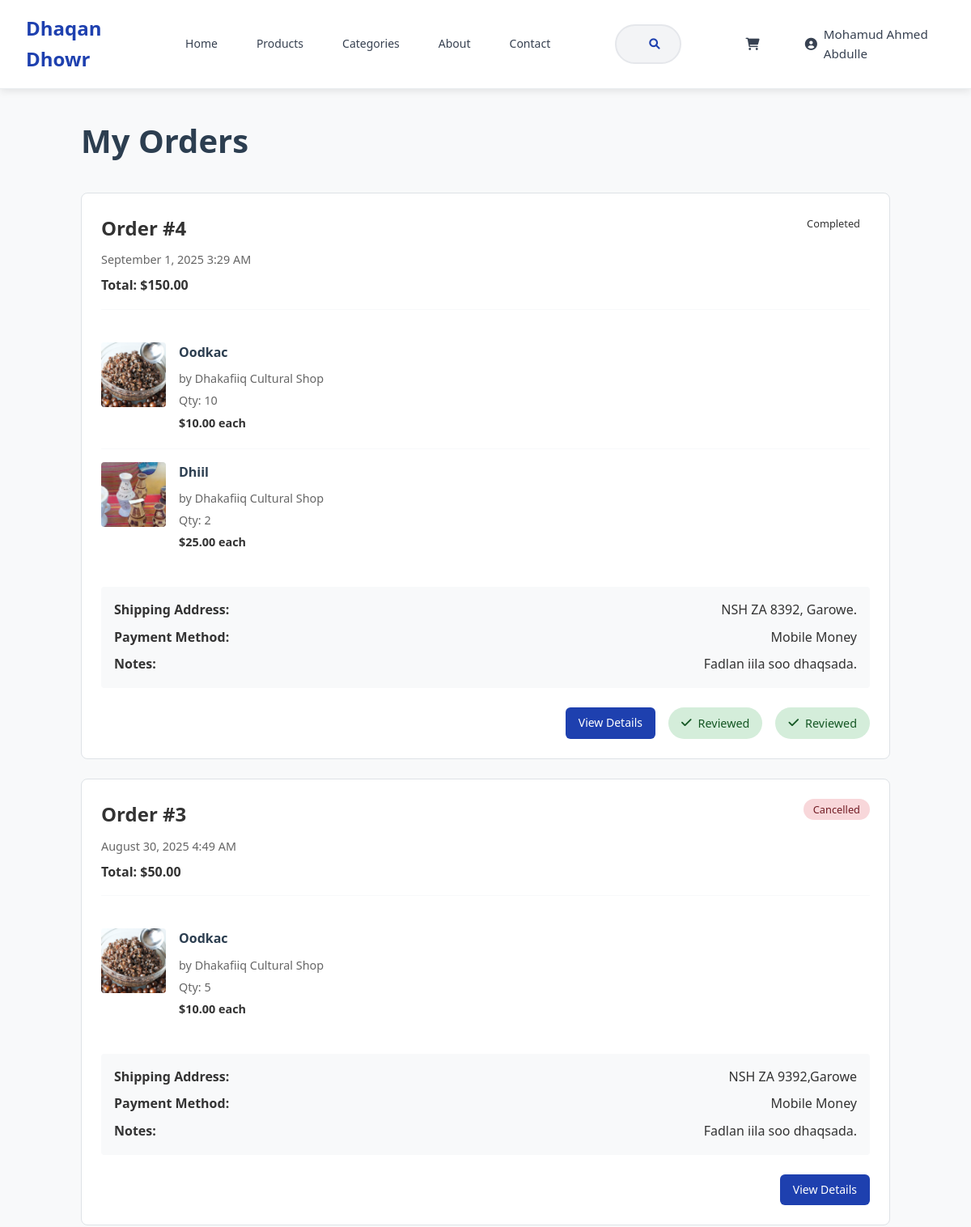
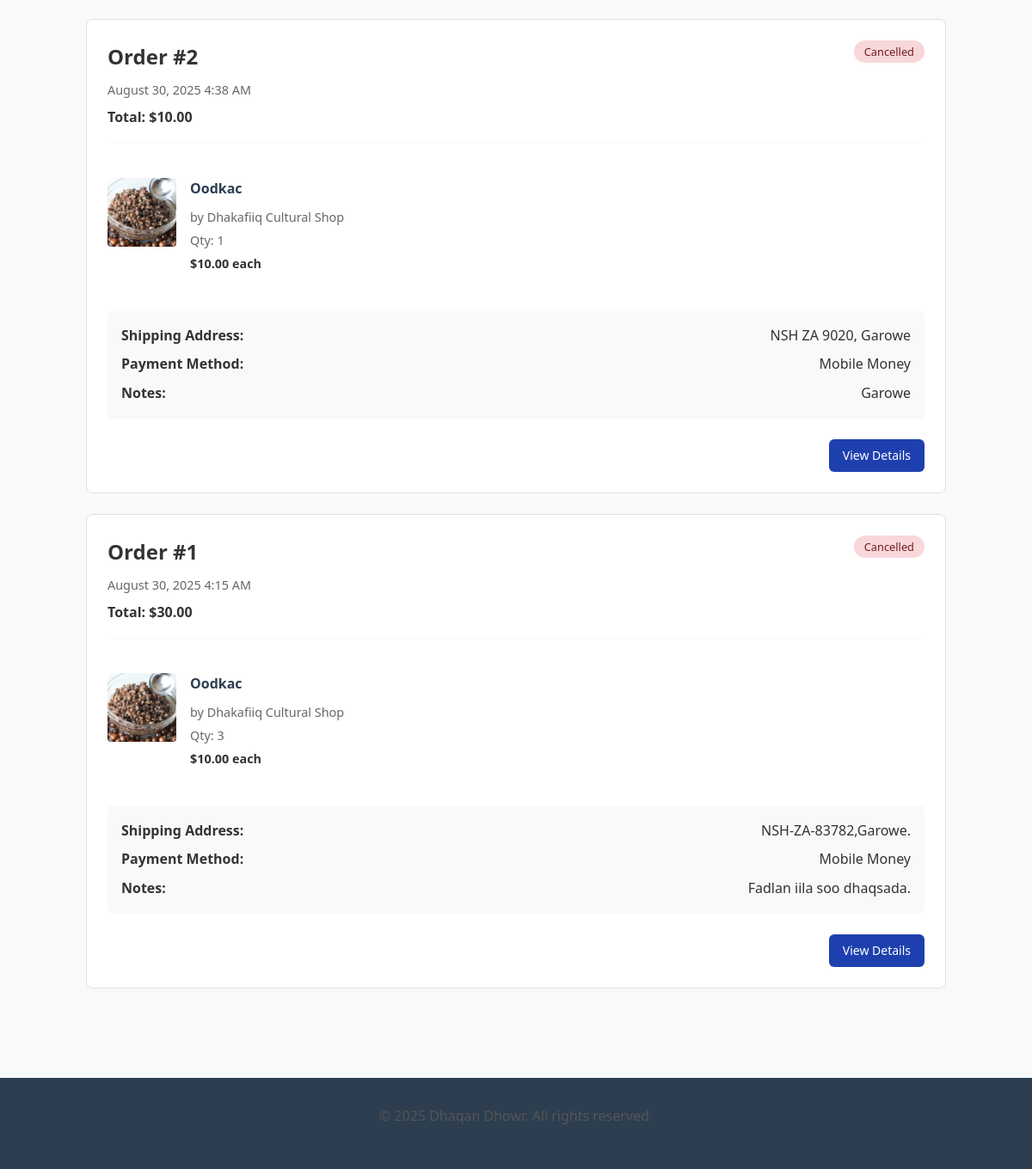
The page /buyer/orders.php (signed in) on the database its author committed (2 pictures, top to bottom).
### tables this page shows
CREATE TABLE `orders` (
  `id` int(11) NOT NULL,
  `user_id` int(11) NOT NULL,
  `total_amount` decimal(10,2) NOT NULL,
  `status` enum('pending','processing','shipped','delivered','completed','cancelled') DEFAULT 'pending',
  `payment_method` enum('bank_transfer','cash_on_delivery','mobile_money') NOT NULL,
  `shipping_address` text NOT NULL,
  `notes` text DEFAULT NULL,
  `created_at` timestamp NOT NULL DEFAULT current_timestamp(),
  `updated_at` timestamp NOT NULL DEFAULT current_timestamp() ON UPDATE current_timestamp()
);

CREATE TABLE `order_items` (
  `id` int(11) NOT NULL,
  `order_id` int(11) NOT NULL,
  `product_id` int(11) NOT NULL,
  `quantity` int(11) NOT NULL,
  `price` decimal(10,2) NOT NULL,
  `created_at` timestamp NOT NULL DEFAULT current_timestamp()
);

CREATE TABLE `products` (
  `id` int(11) NOT NULL,
  `seller_id` int(11) NOT NULL,
  `category_id` int(11) NOT NULL,
  `title` varchar(200) NOT NULL,
  `description` text DEFAULT NULL,
  `price` decimal(10,2) NOT NULL,
  `stock` int(11) DEFAULT 0,
  `main_image` varchar(255) DEFAULT NULL,
  `status` enum('pending','approved','rejected') DEFAULT 'pending',
  `cultural_notes` text DEFAULT NULL,
  `created_at` timestamp NOT NULL DEFAULT current_timestamp(),
  `updated_at` timestamp NOT NULL DEFAULT current_timestamp() ON UPDATE current_timestamp()
);

CREATE TABLE `sellers` (
  `id` int(11) NOT NULL,
  `user_id` int(11) NOT NULL,
  `shop_name` varchar(100) NOT NULL,
  `bio` text DEFAULT NULL,
  `location` varchar(200) DEFAULT NULL,
  `approved` tinyint(1) DEFAULT 0,
  `created_at` timestamp NOT NULL DEFAULT current_timestamp()
);

### includes/auth_check.php (called while the page is built, shortened)
<?php
function isLoggedIn() {
    return isset($_SESSION['user_id']);
}
function getCurrentUserId() {
    return $_SESSION['user_id'] ?? null;
}
function getCurrentUser() {
    return [
        'id' => $_SESSION['user_id'] ?? null,
        'name' => $_SESSION['name'] ?? null,
        'email' => $_SESSION['email'] ?? null,
        'role' => $_SESSION['role'] ?? null
    ];
}
?>

### buyer/orders.php (the view, shortened to what this page needs)
<?php
require_once __DIR__ . '/../includes/init.php';
$base_url = '../';
$user_id = getCurrentUserId();
$orders = [];
try {
    $orders_sql = "SELECT o.*,
                   COUNT(oi.id) as item_count
                   FROM orders o
                   LEFT JOIN order_items oi ON o.id = oi.order_id
                   WHERE o.user_id = ?
                   GROUP BY o.id
                   ORDER BY o.created_at DESC";
    $orders_stmt = $conn->prepare($orders_sql);
    $orders_stmt->bind_param("i", $user_id);
    $orders_stmt->execute();
    $orders_result = $orders_stmt->get_result();
    while ($order = $orders_result->fetch_assoc()) {
        $items_sql = "SELECT oi.*, p.title, p.main_image, s.shop_name
                      FROM order_items oi
                      JOIN products p ON oi.product_id = p.id
                      JOIN sellers s ON p.seller_id = s.id
                      WHERE oi.order_id = ?";
        $items_stmt = $conn->prepare($items_sql);
        $items_stmt->bind_param("i", $order['id']);
        $items_stmt->execute();
        $items_result = $items_stmt->get_result();
        $order['items'] = [];
        while ($item = $items_result->fetch_assoc()) {
            $order['items'][] = $item;
        }
        $orders[] = $order;
    }
} catch (Exception $e) {
    error_log("Orders fetch error: " . $e->getMessage());
    $error_message = "We're experiencing some technical difficulties. Please try again later.";
}
include '../includes/buyer_header.php';
?>
<main>
    <div class="container">
        <div class="orders-container">
            <h1>My Orders</h1>
            <?php if (empty($orders)): ?>
                <div class="empty-state">
                    <h2>No orders yet</h2>
                    <p>Start shopping to see your orders here.</p>
                    <a href="../index.php" class="btn btn-primary">Start Shopping</a>
                </div>
            <?php else: ?>
                <div class="orders-list">
                    <?php foreach ($orders as $order): ?>
                        <div class="order-card">
                            <div class="order-header">
                                <div class="order-info">
                                    <h3>Order #<?= $order['id']; ?></h3>
                                    <p class="order-date"><?= date('F j, Y g:i A', strtotime($order['created_at'])); ?></p>
                                    <p class="order-total">Total: $<?= number_format($order['total_amount'], 2); ?></p>
                                </div>
                                <div class="order-status">
                                    <span class="status-badge status-<?= $order['status']; ?>">
                                        <?= ucfirst(htmlspecialchars($order['status'])); ?>
                                    </span>
                                </div>
                            </div>
                            <div class="order-items">
                                <?php foreach ($order['items'] as $item): ?>
                                    <div class="order-item">
                                        <div class="item-image">
                                            <?php
                                            $image_path = "../uploads/products/" . htmlspecialchars($item['main_image']);
                                            $image_exists = file_exists($image_path) && !empty($item['main_image']);
                                            ?>
                                            <?php if ($image_exists): ?>
                                                <img src="<?= $image_path; ?>" alt="<?= htmlspecialchars($item['title']); ?>">
                                            <?php else: ?>
                                                <div class="no-image">No Image</div>
                                            <?php endif; ?>
                                        </div>
                                        <div class="item-details">
                                            <h4><?= htmlspecialchars($item['title']); ?></h4>
                                            <p class="seller">by <?= htmlspecialchars($item['shop_name']); ?></p>
                                            <p class="quantity">Qty: <?= $item['quantity']; ?></p>
                                            <p class="price">$<?= number_format($item['price'], 2); ?> each</p>
                                        </div>
                                    </div>
                                <?php endforeach; ?>
                            </div>
                            <div class="order-details">
                                <div class="detail-row">
                                    <strong>Shipping Address:</strong>
                                    <span><?= nl2br(htmlspecialchars($order['shipping_address'])); ?></span>
                                </div>
                                <div class="detail-row">
                                    <strong>Payment Method:</strong>
                                    <span><?= ucwords(str_replace('_', ' ', htmlspecialchars($order['payment_method']))); ?></span>
                                </div>
                                <?php if (!empty($order['notes'])): ?>
                                    <div class="detail-row">
                                        <strong>Notes:</strong>
                                        <span><?= htmlspecialchars($order['notes']); ?></span>
                                    </div>
                                <?php endif; ?>
                            </div>
                            <div class="order-actions">
                                <a href="order_details.php?id=<?= $order['id']; ?>" class="btn btn-primary">View Details</a>
                                <?php if ($order['status'] === 'pending'): ?>
                                    <a href="cancel_order.php?id=<?= $order['id']; ?>" class="btn btn-outline" onclick="return confirm('Are you sure you want to cancel this order?')">Cancel Order</a>
                                <?php elseif ($order['status'] === 'delivered' || $order['status'] === 'completed'): ?>
                                    <?php foreach ($order['items'] as $item): ?>
                                        <?php
                                        $review_check_sql = "SELECT id FROM reviews WHERE user_id = ? AND product_id = ? AND order_id = ?";
                                        $review_check_stmt = $conn->prepare($review_check_sql);
                                        $review_check_stmt->bind_param("iii", $user_id, $item['product_id'], $order['id']);
                                        $review_check_stmt->execute();
                                        $review_check_result = $review_check_stmt->get_result();
                                        $has_reviewed = $review_check_result->num_rows > 0;
                                        ?>
                                        <?php if (!$has_reviewed): ?>
                                            <a href="review_product.php?product_id=<?= $item['product_id']; ?>&order_id=<?= $order['id']; ?>" class="btn btn-success">
                                                <i class="fas fa-star"></i> Review <?= htmlspecialchars($item['title']); ?>
                                            </a>
                                        <?php else: ?>
                                            <span class="reviewed-badge">
                                                <i class="fas fa-check"></i> Reviewed
                                            </span>
                                        <?php endif; ?>
                                    <?php endforeach; ?>
                                <?php endif; ?>
                            </div>
                        </div>
                    <?php endforeach; ?>
                </div>
            <?php endif; ?>
        </div>
    </div>
</main>
<?php include '../includes/footer.php'; ?>

### includes/buyer_header.php (shortened to what this page needs)
<?php
$current_user = isLoggedIn() ? getCurrentUser() : null;
?>
<!DOCTYPE html>
<html lang="en">
<head>
    <link rel="stylesheet" href="<?= $base_url ?>assets/css/style.css">
    <link rel="stylesheet" href="https://cdnjs.cloudflare.com/ajax/libs/font-awesome/6.0.0/css/all.min.css">
</head>
<body>
<header class="buyer-header">
    <nav class="buyer-navbar">
        <div class="navbar-container">
            <div class="navbar-brand">
                <a href="<?= $base_url; ?>index.php">
                    <span class="brand-text">Dhaqan Dhowr</span>
                </a>
            </div>
            <div class="navbar-nav">
                <a href="<?= $base_url ?>index.php" class="nav-link <?= basename($_SERVER['PHP_SELF']) == 'index.php' ? 'active' : '' ?>">
                    Home
                </a>
                <a href="<?= $base_url ?>products.php" class="nav-link <?= basename($_SERVER['PHP_SELF']) == 'products.php' ? 'active' : '' ?>">
                    Products
                </a>
                <a href="<?= $base_url ?>category.php" class="nav-link <?= basename($_SERVER['PHP_SELF']) == 'category.php' ? 'active' : '' ?>">
                    Categories
                </a>
                <a href="<?= $base_url ?>about.php" class="nav-link <?= basename($_SERVER['PHP_SELF']) == 'about.php' ? 'active' : '' ?>">
                    About
                </a>
                <a href="<?= $base_url ?>contact.php" class="nav-link <?= basename($_SERVER['PHP_SELF']) == 'contact.php' ? 'active' : '' ?>">
                    Contact
                </a>
            </div>
            <div class="navbar-search">
                <form action="<?= $base_url ?>search.php" method="GET" class="search-form">
                    <input type="text" name="q" placeholder="Search cultural items..." class="search-input" value="<?= htmlspecialchars($_GET['q'] ?? '') ?>">
                    <button type="submit" class="search-btn">
                        <i class="fas fa-search"></i>
                    </button>
                </form>
            </div>
            <div class="navbar-actions">
                <?php if ($current_user): ?>
                    <a href="<?= $base_url ?>buyer/cart.php" class="nav-action cart-link <?= basename($_SERVER['PHP_SELF']) == 'cart.php' ? 'active' : '' ?>">
                        <i class="fas fa-shopping-cart"></i>
                    </a>
                    <div class="nav-dropdown user-dropdown">
                        <a href="#" class="nav-action dropdown-toggle">
                            <i class="fas fa-user-circle"></i>
                            <span class="user-name"><?= htmlspecialchars($current_user['name']) ?></span>
                        </a>
                    </div>
                <?php else: ?>
                    <a href="<?= $base_url ?>index.php?show_login=1" class="btn btn-outline btn-sm">Login</a>
                    <a href="<?= $base_url ?>index.php?show_signup=1" class="btn btn-primary btn-sm">Sign Up</a>
                <?php endif; ?>
            </div>
        </div>
    </nav>
</header>

### includes/footer.php (shortened to what this page needs)
    <footer class="main-footer">
        <div class="container">
            <p>&copy; <?= date('Y') ?> <?= SITE_NAME ?>. All rights reserved.</p>
        </div>
    </footer>
</body>
</html>

### buyer/orders.php (style rules this page uses)
.orders-container { max-width: 1000px; margin: 0 auto; padding: 2rem 0; }
.orders-list { margin-top: 2rem; }
.order-card { background: white; border: 1px solid #dee2e6; border-radius: 8px; padding: 1.5rem; margin-bottom: 1.5rem; }
.order-header { display: flex; justify-content: space-between; align-items: flex-start; margin-bottom: 1.5rem; padding-bottom: 1rem; border-bottom: 1px solid #f8f9fa; }
.order-info h3 { margin: 0 0 0.5rem 0; color: #333; }
.order-date { margin: 0 0 0.5rem 0; color: #666; font-size: 0.9rem; }
.order-total { margin: 0; font-weight: bold; color: #333; }
.status-badge { padding: 0.25rem 0.75rem; border-radius: 20px; font-size: 0.8rem; font-weight: 500; }
.status-cancelled { background: #f8d7da; color: #721c24; }
.reviewed-badge { display: inline-flex; align-items: center; gap: 0.5rem; padding: 0.5rem 1rem; background: #d4edda; color: #155724; border-radius: 20px; font-size: 0.9rem; font-weight: 500; }
.order-items { margin-bottom: 1.5rem; }
.order-item { display: flex; gap: 1rem; padding: 1rem 0; border-bottom: 1px solid #f8f9fa; }
.order-item:last-child { border-bottom: none; }
.item-image { width: 80px; height: 80px; flex-shrink: 0; }
.item-image img { width: 100%; height: 100%; object-fit: cover; border-radius: 4px; }
.item-details h4 { margin: 0 0 0.5rem 0; font-size: 1rem; }
.item-details p { margin: 0 0 0.25rem 0; font-size: 0.9rem; }
.item-details .seller { color: #666; }
.item-details .quantity { color: #666; }
.item-details .price { font-weight: bold; color: #333; }
.order-details { background: #f8f9fa; border-radius: 4px; padding: 1rem; margin-bottom: 1.5rem; }
.detail-row { display: flex; justify-content: space-between; margin-bottom: 0.5rem; }
.detail-row:last-child { margin-bottom: 0; }
.detail-row strong { color: #333; min-width: 120px; }
.order-actions { display: flex; gap: 1rem; justify-content: flex-end; }

### rows shown on the page
orders: id "4", created_at "September 1, 2025 3:29 AM", total_amount "150.00", status "Completed", shipping_address "NSH ZA 8392, Garowe.", payment_method "Mobile Money", notes "Fadlan iila soo dhaqsada."
order_items: product.main_image (picture), product.title "Oodkac", sellers.shop_name "Dhakafiiq Cultural Shop", quantity "10", price "10.00"
order_items: product.main_image (picture), product.title "Dhiil", sellers.shop_name "Dhakafiiq Cultural Shop", quantity "2", price "25.00"
orders: id "3", created_at "August 30, 2025 4:49 AM", total_amount "50.00", status "Cancelled", shipping_address "NSH ZA 9392,Garowe", payment_method "Mobile Money", notes "Fadlan iila soo dhaqsada."
order_items: product.main_image (picture), product.title "Oodkac", sellers.shop_name "Dhakafiiq Cultural Shop", quantity "5", price "10.00"
orders: id "2", created_at "August 30, 2025 4:38 AM", total_amount "10.00", status "Cancelled", shipping_address "NSH ZA 9020, Garowe", payment_method "Mobile Money", notes "Garowe"
order_items: product.main_image (picture), product.title "Oodkac", sellers.shop_name "Dhakafiiq Cultural Shop", quantity "1", price "10.00"
orders: id "1", created_at "August 30, 2025 4:15 AM", total_amount "30.00", status "Cancelled", shipping_address "NSH-ZA-83782,Garowe.", payment_method "Mobile Money", notes "Fadlan iila soo dhaqsada."
order_items: product.main_image (picture), product.title "Oodkac", sellers.shop_name "Dhakafiiq Cultural Shop", quantity "3", price "10.00"

### other values the page prints
$current_user['name'] "Mohamud Ahmed Abdulle"
SITE_NAME "Dhaqan Dhowr"
